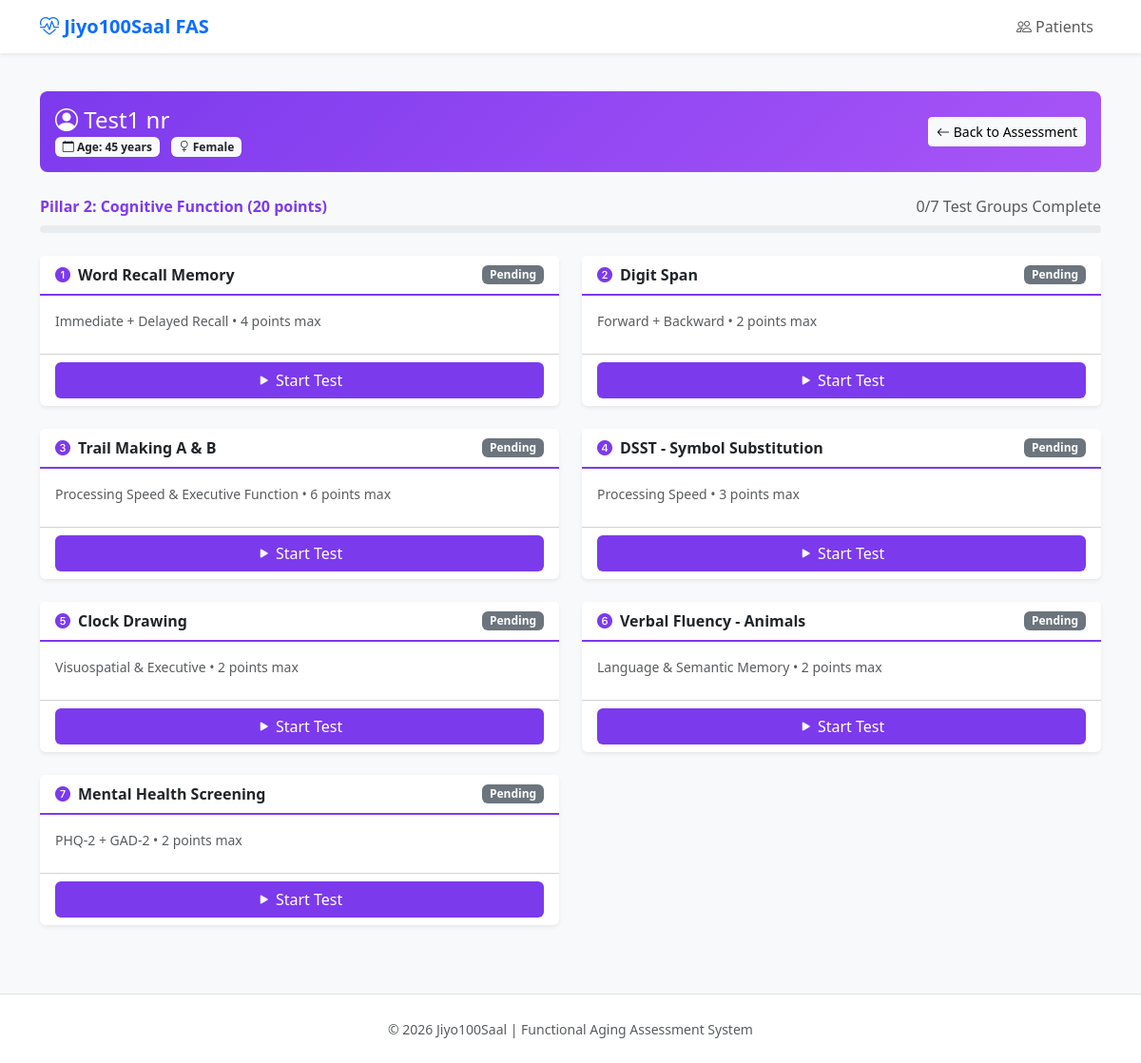
Screenshot of /assessment/1/pillar2 with the database file from the repository.
### models/patient.py (models this page shows, shortened)
class Patient(Base):
    __tablename__ = 'patients'
    id: Mapped[int] = mapped_column(primary_key=True)
    first_name: Mapped[str] = mapped_column(String(100), nullable=False)
    last_name: Mapped[str] = mapped_column(String(100), nullable=False)
    date_of_birth: Mapped[date] = mapped_column(Date, nullable=False)
    sex: Mapped[str] = mapped_column(String(10), nullable=False)  # 'male' or 'female'
    phone: Mapped[Optional[str]] = mapped_column(String(20), nullable=True)
    email: Mapped[Optional[str]] = mapped_column(String(255), nullable=True)
    external_id: Mapped[Optional[str]] = mapped_column(String(100), nullable=True)
    notes: Mapped[Optional[str]] = mapped_column(Text, nullable=True)
    assessments: Mapped[List["Assessment"]] = relationship(
        "Assessment",
        back_populates="patient",
        cascade="all, delete-orphan",
        order_by="Assessment.assessment_date.desc()",
    )
    __table_args__ = (
        CheckConstraint("sex IN ('male', 'female')", name='check_sex_valid'),
    )
    @property
    def full_name(self) -> str:
        return f"{self.first_name} {self.last_name}"
    def age_at_date(self, target_date: date) -> int:
        return self._calculate_age(target_date)
    def _calculate_age(self, as_of_date: date) -> int:
        age = as_of_date.year - self.date_of_birth.year
        if (as_of_date.month, as_of_date.day) < (self.date_of_birth.month, self.date_of_birth.day):
            age -= 1
        return age

### models/assessment.py (models this page shows, shortened)
class Assessment(Base):
    __tablename__ = 'assessments'
    id: Mapped[int] = mapped_column(primary_key=True)
    patient_id: Mapped[int] = mapped_column(
        ForeignKey('patients.id', ondelete='CASCADE'),
        nullable=False,
        index=True,
    )
    assessment_date: Mapped[date] = mapped_column(Date, nullable=False)
    assessment_type: Mapped[str] = mapped_column(
        String(20),
        nullable=False,
        default='comprehensive',
    )  # 'comprehensive' or 'practical'
    status: Mapped[str] = mapped_column(
        String(20),
        nullable=False,
        default='draft',
    )  # 'draft', 'in_progress', 'completed'
    clinician_name: Mapped[Optional[str]] = mapped_column(String(200), nullable=True)
    notes: Mapped[Optional[str]] = mapped_column(Text, nullable=True)
    pillar1_total_score: Mapped[Optional[Decimal]] = mapped_column(
        Numeric(4, 2),
        nullable=True,
    )
    functional_age: Mapped[Optional[int]] = mapped_column(Integer, nullable=True)
    functional_age_delta: Mapped[Optional[int]] = mapped_column(Integer, nullable=True)
    patient: Mapped["Patient"] = relationship(
        "Patient",
        back_populates="assessments",
    )
    section0_results: Mapped[Optional["Section0Results"]] = relationship(
        "Section0Results",
        back_populates="assessment",
        uselist=False,  # 1:1 relationship
        cascade="all, delete-orphan",
    )
    section1_results: Mapped[Optional["Section1Results"]] = relationship(
        "Section1Results",
        back_populates="assessment",
        uselist=False,
        cascade="all, delete-orphan",
    )
    pillar1_results: Mapped[Optional["Pillar1Results"]] = relationship(
        "Pillar1Results",
        back_populates="assessment",
        uselist=False,
        cascade="all, delete-orphan",
    )
    pillar2_results: Mapped[Optional["Pillar2Results"]] = relationship(
        "Pillar2Results",
        back_populates="assessment",
        uselist=False,
        cascade="all, delete-orphan",
    )
    pillar3_results: Mapped[Optional["Pillar3Results"]] = relationship(
        "Pillar3Results",
        back_populates="assessment",
        uselist=False,
        cascade="all, delete-orphan",
    )
    pillar4_results: Mapped[Optional["Pillar4Results"]] = relationship(
        "Pillar4Results",
        back_populates="assessment",
        uselist=False,
        cascade="all, delete-orphan",
    )
    pillar5_results: Mapped[Optional["Pillar5Results"]] = relationship(
        "Pillar5Results",
        back_populates="assessment",
        uselist=False,
        cascade="all, delete-orphan",
    )
    clinical_alerts: Mapped[list["ClinicalAlert"]] = relationship(
        "ClinicalAlert",
        back_populates="assessment",
        cascade="all, delete-orphan",
        order_by="ClinicalAlert.created_at",
    )
    __table_args__ = (
        CheckConstraint(
            "assessment_type IN ('comprehensive', 'practical')",
            name='check_assessment_type_valid',
        ),
        CheckConstraint(
            "status IN ('draft', 'in_progress', 'completed')",
            name='check_status_valid',
        ),
    )
    @property
    def age_at_assessment(self) -> int:
        if self.patient and self.assessment_date:
            return self.patient.age_at_date(self.assessment_date)
        return 0

### routes/pillar2.py (the view)
@bp.route('/<int:assessment_id>/pillar2')
def overview(assessment_id: int):
    session = db.session()
    try:
        assessment = session.get(Assessment, assessment_id)
        if not assessment:
            flash('Assessment not found', 'error')
            return redirect(url_for('assessments.list_assessments'))
        patient = assessment.patient
        pillar2 = assessment.pillar2_results
        tests_complete = {
            'memory': pillar2 and pillar2.memory_immediate_count is not None and pillar2.memory_delayed_count is not None,
            'digit_span': pillar2 and pillar2.digit_span_forward is not None and pillar2.digit_span_backward is not None,
            'trails': pillar2 and pillar2.trails_a_time is not None and pillar2.trails_b_time is not None,
            'dsst': pillar2 and pillar2.dsst_score is not None,
            'clock': pillar2 and pillar2.clock_score_raw is not None,
            'verbal_fluency': pillar2 and pillar2.verbal_fluency_animals is not None,
            'mental_health': pillar2 and pillar2.phq2_total is not None and pillar2.gad2_total is not None,
        }
        completed_count = sum(1 for v in tests_complete.values() if v)
        return render_template(
            'pillar2/overview.html',
            assessment=assessment,
            patient=patient,
            pillar2=pillar2,
            tests_complete=tests_complete,
            completed_count=completed_count,
        )
    finally:
        session.close()

### templates/pillar2/overview.html (shortened to what this page needs)
{% extends "base.html" %}
{% block content %}
<div class="patient-info-bar" style="background: linear-gradient(135deg, #7c3aed 0%, #a855f7 100%);">
    <div class="row align-items-center">
        <div class="col-md-6">
            <h4><i class="bi bi-person-circle"></i> {{ patient.full_name }}</h4>
            <span class="badge bg-light text-dark me-2">
                <i class="bi bi-calendar"></i> Age: {{ assessment.age_at_assessment }} years
            </span>
            <span class="badge bg-light text-dark me-2">
                <i class="bi bi-gender-{{ 'male' if patient.sex == 'male' else 'female' }}"></i>
                {{ patient.sex|capitalize }}
            </span>
        </div>
        <div class="col-md-6 text-md-end">
            <a href="{{ url_for('assessments.view_assessment', assessment_id=assessment.id) }}" class="btn btn-light btn-sm">
                <i class="bi bi-arrow-left"></i> Back to Assessment
            </a>
        </div>
    </div>
</div>
<div class="mb-4">
    <div class="d-flex justify-content-between mb-2">
        <span class="fw-bold" style="color: #7c3aed;"> Pillar 2: Cognitive Function (20 points)</span>
        <span class="text-muted">{{ completed_count }}/7 Test Groups Complete</span>
    </div>
    <div class="progress" style="height: 8px;">
    </div>
</div>
<div class="row g-4">
    <div class="col-md-6">
        <div class="card h-100 {% if tests_complete.memory %}border-success{% endif %}">
            <div class="card-header d-flex justify-content-between align-items-center" style="border-bottom-color: #7c3aed;">
                <span><i class="bi bi-1-circle-fill me-2" style="color: #7c3aed;"></i>Word Recall Memory</span>
                {% if tests_complete.memory %}
                <span class="badge bg-success"><i class="bi bi-check-lg"></i> Complete</span>
                {% else %}
                <span class="badge bg-secondary">Pending</span>
                {% endif %}
            </div>
            <div class="card-body">
                <p class="text-muted small mb-2">Immediate + Delayed Recall • 4 points max</p>
            </div>
            <div class="card-footer bg-transparent">
                <a href="{{ url_for('pillar2.memory', assessment_id=assessment.id) }}" class="btn w-100" style="background-color: #7c3aed; color: white;">
                    {% if tests_complete.memory %}<i class="bi bi-pencil"></i> Edit{% else %}<i class="bi bi-play-fill"></i> Start Test{% endif %}
                </a>
            </div>
        </div>
    </div>
    <div class="col-md-6">
        <div class="card h-100 {% if tests_complete.digit_span %}border-success{% endif %}">
            <div class="card-header d-flex justify-content-between align-items-center" style="border-bottom-color: #7c3aed;">
                <span><i class="bi bi-2-circle-fill me-2" style="color: #7c3aed;"></i>Digit Span</span>
                {% if tests_complete.digit_span %}
                <span class="badge bg-success"><i class="bi bi-check-lg"></i> Complete</span>
                {% else %}
                <span class="badge bg-secondary">Pending</span>
                {% endif %}
            </div>
            <div class="card-body">
                <p class="text-muted small mb-2">Forward + Backward • 2 points max</p>
            </div>
            <div class="card-footer bg-transparent">
                <a href="{{ url_for('pillar2.digit_span', assessment_id=assessment.id) }}" class="btn w-100" style="background-color: #7c3aed; color: white;">
                    {% if tests_complete.digit_span %}<i class="bi bi-pencil"></i> Edit{% else %}<i class="bi bi-play-fill"></i> Start Test{% endif %}
                </a>
            </div>
        </div>
    </div>
    <div class="col-md-6">
        <div class="card h-100 {% if tests_complete.trails %}border-success{% endif %}">
            <div class="card-header d-flex justify-content-between align-items-center" style="border-bottom-color: #7c3aed;">
                <span><i class="bi bi-3-circle-fill me-2" style="color: #7c3aed;"></i>Trail Making A & B</span>
                {% if tests_complete.trails %}
                <span class="badge bg-success"><i class="bi bi-check-lg"></i> Complete</span>
                {% else %}
                <span class="badge bg-secondary">Pending</span>
                {% endif %}
            </div>
            <div class="card-body">
                <p class="text-muted small mb-2">Processing Speed & Executive Function • 6 points max</p>
            </div>
            <div class="card-footer bg-transparent">
                <a href="{{ url_for('pillar2.trails', assessment_id=assessment.id) }}" class="btn w-100" style="background-color: #7c3aed; color: white;">
                    {% if tests_complete.trails %}<i class="bi bi-pencil"></i> Edit{% else %}<i class="bi bi-play-fill"></i> Start Test{% endif %}
                </a>
            </div>
        </div>
    </div>
    <div class="col-md-6">
        <div class="card h-100 {% if tests_complete.dsst %}border-success{% endif %}">
            <div class="card-header d-flex justify-content-between align-items-center" style="border-bottom-color: #7c3aed;">
                <span><i class="bi bi-4-circle-fill me-2" style="color: #7c3aed;"></i>DSST - Symbol Substitution</span>
                {% if tests_complete.dsst %}
                <span class="badge bg-success"><i class="bi bi-check-lg"></i> Complete</span>
                {% else %}
                <span class="badge bg-secondary">Pending</span>
                {% endif %}
            </div>
            <div class="card-body">
                <p class="text-muted small mb-2">Processing Speed • 3 points max</p>
            </div>
            <div class="card-footer bg-transparent">
                <a href="{{ url_for('pillar2.dsst', assessment_id=assessment.id) }}" class="btn w-100" style="background-color: #7c3aed; color: white;">
                    {% if tests_complete.dsst %}<i class="bi bi-pencil"></i> Edit{% else %}<i class="bi bi-play-fill"></i> Start Test{% endif %}
                </a>
            </div>
        </div>
    </div>
    <div class="col-md-6">
        <div class="card h-100 {% if tests_complete.clock %}border-success{% endif %}">
            <div class="card-header d-flex justify-content-between align-items-center" style="border-bottom-color: #7c3aed;">
                <span><i class="bi bi-5-circle-fill me-2" style="color: #7c3aed;"></i>Clock Drawing</span>
                {% if tests_complete.clock %}
                <span class="badge bg-success"><i class="bi bi-check-lg"></i> Complete</span>
                {% else %}
                <span class="badge bg-secondary">Pending</span>
                {% endif %}
            </div>
            <div class="card-body">
                <p class="text-muted small mb-2">Visuospatial & Executive • 2 points max</p>
            </div>
            <div class="card-footer bg-transparent">
                <a href="{{ url_for('pillar2.clock_drawing', assessment_id=assessment.id) }}" class="btn w-100" style="background-color: #7c3aed; color: white;">
                    {% if tests_complete.clock %}<i class="bi bi-pencil"></i> Edit{% else %}<i class="bi bi-play-fill"></i> Start Test{% endif %}
                </a>
            </div>
        </div>
    </div>
    <div class="col-md-6">
        <div class="card h-100 {% if tests_complete.verbal_fluency %}border-success{% endif %}">
            <div class="card-header d-flex justify-content-between align-items-center" style="border-bottom-color: #7c3aed;">
                <span><i class="bi bi-6-circle-fill me-2" style="color: #7c3aed;"></i>Verbal Fluency - Animals</span>
                {% if tests_complete.verbal_fluency %}
                <span class="badge bg-success"><i class="bi bi-check-lg"></i> Complete</span>
                {% else %}
                <span class="badge bg-secondary">Pending</span>
                {% endif %}
            </div>
            <div class="card-body">
                <p class="text-muted small mb-2">Language & Semantic Memory • 2 points max</p>
            </div>
            <div class="card-footer bg-transparent">
                <a href="{{ url_for('pillar2.verbal_fluency', assessment_id=assessment.id) }}" class="btn w-100" style="background-color: #7c3aed; color: white;">
                    {% if tests_complete.verbal_fluency %}<i class="bi bi-pencil"></i> Edit{% else %}<i class="bi bi-play-fill"></i> Start Test{% endif %}
                </a>
            </div>
        </div>
    </div>
    <div class="col-md-6">
        <div class="card h-100 {% if tests_complete.mental_health %}border-success{% endif %}">
            <div class="card-header d-flex justify-content-between align-items-center" style="border-bottom-color: #7c3aed;">
                <span><i class="bi bi-7-circle-fill me-2" style="color: #7c3aed;"></i>Mental Health Screening</span>
                {% if tests_complete.mental_health %}
                <span class="badge bg-success"><i class="bi bi-check-lg"></i> Complete</span>
                {% else %}
                <span class="badge bg-secondary">Pending</span>
                {% endif %}
            </div>
            <div class="card-body">
                <p class="text-muted small mb-2">PHQ-2 + GAD-2 • 2 points max</p>
            </div>
            <div class="card-footer bg-transparent">
                <a href="{{ url_for('pillar2.mental_health', assessment_id=assessment.id) }}" class="btn w-100" style="background-color: #7c3aed; color: white;">
                    {% if tests_complete.mental_health %}<i class="bi bi-pencil"></i> Edit{% else %}<i class="bi bi-play-fill"></i> Start Test{% endif %}
                </a>
            </div>
        </div>
    </div>
</div>
{% endblock %}

### rows the page displays
Patient: full_name "Test1 nr", sex "Female"
Assessment: age_at_assessment "45"

### other values shown
{{ completed_count }} "0"
